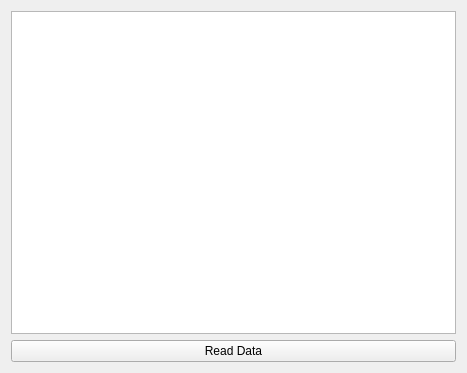
<?xml version="1.0" encoding="UTF-8"?>
<ui version="4.0">
 <class>Widget</class>
 <widget class="QWidget" name="Widget">
  <property name="geometry">
   <rect>
    <x>0</x>
    <y>0</y>
    <width>467</width>
    <height>373</height>
   </rect>
  </property>
  <property name="windowTitle">
   <string>Widget</string>
  </property>
  <layout class="QVBoxLayout" name="verticalLayout">
   <item>
    <widget class="QListWidget" name="listWidget"/>
   </item>
   <item>
    <widget class="QPushButton" name="readDataButton">
     <property name="text">
      <string>Read Data</string>
     </property>
    </widget>
   </item>
  </layout>
 </widget>
 <layoutdefault spacing="6" margin="11"/>
 <resources/>
 <connections/>
</ui>
